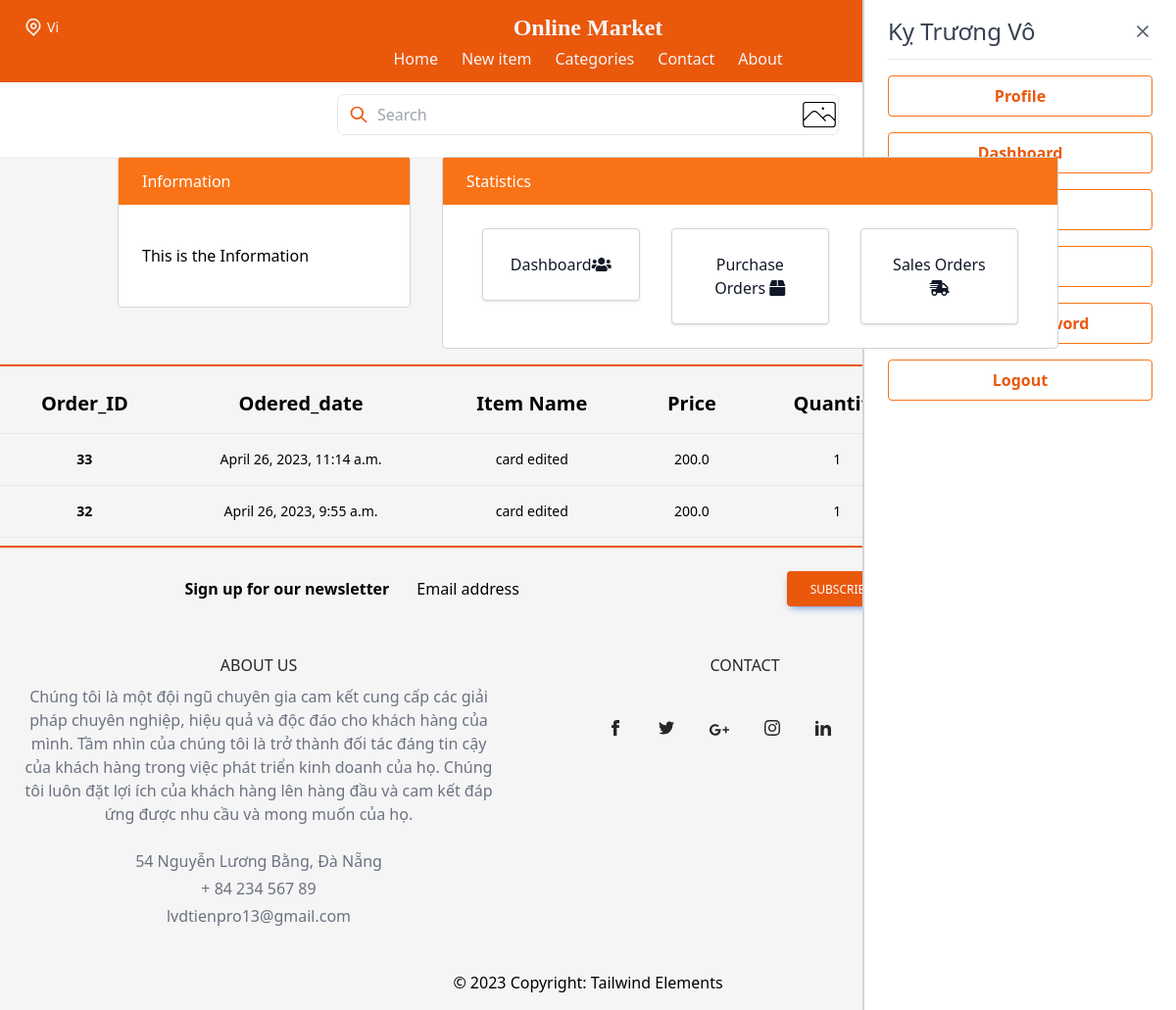
Page /dashboard/sales_orders/ (signed in) on the earlier database version.
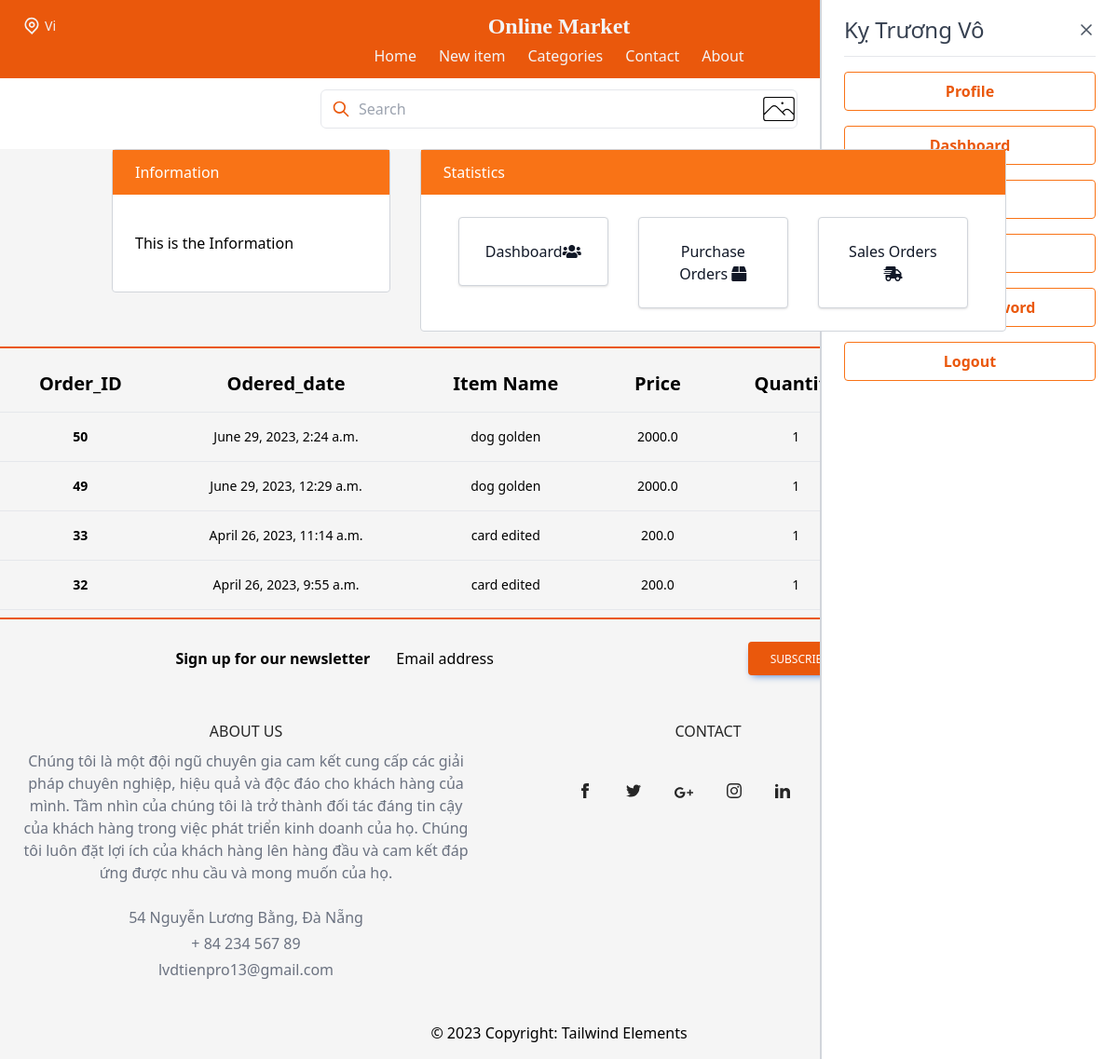
Same page on the later database version.
### item/models.py (models this page shows, shortened)
class OrderItem(models.Model):
    user = models.ForeignKey(User,
                             on_delete=models.CASCADE)
    ordered = models.BooleanField(default=False)
    item = models.ForeignKey(Item, on_delete=models.CASCADE)
    quantity = models.IntegerField(default=1)
    rated = models.BooleanField(default=False)
    def get_total_item_price(self):
        return self.quantity * self.item.price

class Order(models.Model):
    user = models.ForeignKey(User, related_name='orders', on_delete=models.CASCADE)
    items = models.ManyToManyField(OrderItem)
    start_date = models.DateTimeField(auto_now_add=True)
    ordered_date = models.DateTimeField(auto_now=True)
    ordered = models.BooleanField(default=False)
    shipping_address = models.ForeignKey(ShippingAddress, related_name='shipping_address', on_delete=models.SET_NULL, blank=True, null=True)
    coupon = models.ForeignKey(
        'Coupon', on_delete=models.SET_NULL, blank=True, null=True)
    def __init__(self, *args, **kwargs):
        ordered_date = kwargs.pop('ordered_date', None)
        super().__init__(*args, **kwargs)
        self.ordered_date = ordered_date
        self.save()

class Item(models.Model):
    category = models.ForeignKey(Category, related_name='items', on_delete=models.CASCADE)
    name = models.CharField(max_length=255)
    description = models.TextField(blank=True, null=True)
    price = models.FloatField()
    discount_price = models.FloatField(blank=True, null=True)
    image = models.ImageField(upload_to='item_images', blank=True, null=True)
    is_sold = models.BooleanField(default=False)
    average_rating = models.DecimalField(max_digits=3, decimal_places=2, default=0)
    created_by = models.ForeignKey(User, related_name='items', on_delete=models.CASCADE)
    created_at = models.DateTimeField(auto_now_add=True)

### dashboard/views.py (the view)
# urls.py: path('sales_orders/', views.sales_orders, name='sales_orders'),
@login_required
def sales_orders(request):
    sales_orders = OrderItem.objects.filter(ordered=True, item__created_by=request.user).order_by('-id')
    context = {
        'sales_orders':sales_orders,
    }
    return render(request, 'dashboard/sales_orders.html', context)

### dashboard/templates/dashboard/sales_orders.html (shortened to what this page needs)
{% extends 'core/base.html' %}
{% block content %}
{% include 'dashboard/topside.html' %}
<div class="flex flex-col overflow-x-auto  border-t-2 border-orange-600 mt-4">
    <div class="sm:-mx-6 lg:-mx-8">
      <div class="inline-block min-w-full py-2 sm:px-6 lg:px-8">
        <div class="overflow-x-auto">
          <table class="min-w-full text-center text-sm font-light">
            <thead class="border-b font-medium dark:border-neutral-500">
              <tr>
                <th scope="col" class="px-6 py-4 text-xl">Order_ID</th>
                <th scope="col" class="px-6 py-4 text-xl">Odered_date</th>
                <th scope="col" class="px-6 py-4 text-xl">Item Name</th>
                <th scope="col" class="px-6 py-4 text-xl">Price</th>
                <th scope="col" class="px-6 py-4 text-xl">Quantity</th>
                <th scope="col" class="px-6 py-4 text-xl">Total Item Price</th>
              </tr>
            </thead>
            <tbody>
                {% for order_item in sales_orders %}
                    <tr class="border-b dark:border-neutral-500">
                        <td class="whitespace-nowrap px-6 py-4 font-bold">{{order_item.order_set.first.pk}}</td>
                        <td class="whitespace-nowrap px-6 py-4">{{order_item.order_set.first.start_date}}</td>
                        <td class="whitespace-nowrap px-6 py-4">{{order_item.item.name}}</td>
                        <td class="whitespace-nowrap px-6 py-4">{{order_item.item.price}}</td>
                        <td class="whitespace-nowrap px-6 py-4">
                            {{order_item.quantity}}
                        </td>
                        <td class="whitespace-nowrap px-6 py-4">
                        </td>
                    </tr>
                    {% empty %}
                    <tr>
                        <td colspan='5'>Your cart is empty</td>
                    </tr>
                {% endfor %}
            </tbody>
          </table>
        </div>
      </div>
    </div>
  </div>
{% endblock content %}

### core/templates/core/base.html (shortened to what this page needs)
<!DOCTYPE html>
<html lang="en">
<head>
    <script src="https://cdn.tailwindcss.com" ></script>
      <link
        rel="stylesheet"
        href="https://cdn.jsdelivr.net/npm/tw-elements/dist/css/index.min.css" />
      <script src="https://cdn.tailwindcss.com/3.2.4"></script>
</head>
<body>
<div x-data="{ cartOpen: false , isOpen: false }" class="bg-neutral-100">
    <header class ="fixed top-0 left-0 w-full">
        <div class="container-fluid mx-auto px-6 py-3 bg-orange-600">
            <div class="flex items-center justify-between">
                <div class="hidden w-full text-gray-100 md:flex md:items-center">
                    <span class="mx-1 text-sm">Vi</span>
                </div>
                <div class="w-full text-gray-100 md:text-center text-2xl font-semibold font-serif">
                    Online Market
                </div>
                <div class="flex items-center justify-end w-full">
                    <a href="{%url 'item:order-summary'%}" class="text-neutral-100 hover:text-orange-200 focus:text-orange-200 mx-4 sm:mx-2">
                      <div class="relative">
                        <span class="absolute top-0 right-0 bg-red-700 rounded-full py-21 px-21 text-xs text-white font-medium">{{ cart_item_count }}</span>
                      </div>
                    </a>
                    <a class="mr-4 text-neutral-100 hover:text-orange-200 focus:text-orange-200 disabled:text-black/30 dark:text-neutral-200 dark:hover:text-neutral-300 dark:focus:text-neutral-300 [&.active]:text-black/90 dark:[&.active]:text-neutral-400"
                        href="{% url 'conversation:inbox1' %}">
                        <span class="[&>svg]:w-5">
                        </span>
                    </a>
                    <button @click="cartOpen = !cartOpen" class="text-neutral-100 hover:text-orange-200 focus:text-orange-200 mx-4 sm:mx-0">
                    </button>
                </div>
            </div>
            <nav :class="isOpen ? '' : 'hidden'" class="sm:flex sm:justify-center sm:items-center mt-1">
                <div class="flex flex-col sm:flex-row">
                    <a class="mt-3 text-gray-100 hover:underline sm:mx-3 sm:mt-0" href="{%url 'core:index'%}">Home</a>
                    <a class="mt-3 text-gray-100 hover:underline sm:mx-3 sm:mt-0" href="{% url 'item:new'%}">New item</a>
                    <a class="mt-3 text-gray-100 hover:underline sm:mx-3 sm:mt-0" href="#">Categories</a>
                    <button onclick="scrollToFooter()" class="mt-3 text-gray-100 hover:underline sm:mx-3 sm:mt-0">Contact</button>
                    <button onclick="scrollToFooter()" class="mt-3 text-gray-100 hover:underline sm:mx-3 sm:mt-0">About</button>
                </div>
            </nav>
        </div>
        <div class="relative mt-3 mb-4 max-w-lg mx-auto">
          <span class="absolute inset-y-0 left-0 pl-3 flex items-center">
              <svg class="h-5 w-5 text-orange-600" viewBox="0 0 24 24" fill="none">
                  <path d="M21 21L15 15M17 10C17 13.866 13.866 17 10 17C6.13401 17 3 13.866 3 10C3 6.13401 6.13401 3 10 3C13.866 3 17 6.13401 17 10Z" stroke="currentColor" stroke-width="2" stroke-linecap="round" stroke-linejoin="round"/>
              </svg>
          </span>
          <form method='get' action="{% url 'item:items' %}">
              <input class="w-full border rounded-md pl-10 pr-4 py-2 focus:border-orange-600 focus:outline-none focus:shadow-outline"
              type="search"
              placeholder="Search"
              aria-label="Search"
              aria-describedby="button-addon1"
              name="query"
              value="{{query}}"
              />
            </form>
            <span class="absolute inset-y-0 right-0 pl-3 flex items-center">
              <a href="{%url 'searchbyimage:search_item'%}">
              </a>
            </span>
          </div>
          {% if request.user.is_authenticated %}
      <div :class="cartOpen ? 'translate-x-0 ease-out' : 'translate-x-full ease-in'" class="fixed right-0 top-0 max-w-xs w-full h-full px-6 py-4 transition duration-300 transform overflow-y-auto bg-white border-l-2 border-gray-300">
        <div class="flex items-center justify-between">
            <h3 class="text-2xl font-medium text-gray-700">{{request.user.first_name}} {{request.user.last_name}}</h3>
            <button @click="cartOpen = !cartOpen" class="text-gray-600 focus:outline-none">
                <svg class="h-5 w-5" fill="none" stroke-linecap="round" stroke-linejoin="round" stroke-width="2" viewBox="0 0 24 24" stroke="currentColor"><path d="M6 18L18 6M6 6l12 12"></path></svg>
            </button>
        </div>
        <hr class="my-3">
        <div class="flex justify-between mt-4">
          <a href="{% url 'core:profile' request.user.username %}" class="w-full text-center bg-transparent hover:bg-orange-600 text-orange-600 font-semibold hover:text-white py-2 px-4 border border-orange-500 hover:border-transparent rounded">
            Profile
          </a>
        </div>
        <div class="flex justify-between mt-4">
          <a href="{% url 'dashboard:index'%}" class="w-full text-center bg-transparent hover:bg-orange-600 text-orange-600 font-semibold hover:text-white py-2 px-4 border border-orange-500 hover:border-transparent rounded">
            Dashboard
          </a>
        </div>
        <div class="flex justify-between mt-4">
          <a href="{% url 'rating:index'%}?rated_type=0" class="w-full text-center bg-transparent hover:bg-orange-600 text-orange-600 font-semibold hover:text-white py-2 px-4 border border-orange-500 hover:border-transparent rounded">
          </a>
        </div>
        <div class="flex justify-between mt-4">
          <a href="{%url 'core:settings'%}" class="w-full text-center bg-transparent hover:bg-orange-600 text-orange-600 font-semibold hover:text-white py-2 px-4 border border-orange-500 hover:border-transparent rounded">
          </a>
        </div>
        <div class="flex justify-between mt-4">
          <a href="{%url 'core:change_password'%}" class="w-full text-center bg-transparent hover:bg-orange-600 text-orange-600 font-semibold hover:text-white py-2 px-4 border border-orange-500 hover:border-transparent rounded">
          </a>
        </div>
        <div class="flex justify-between mt-4">
          <a href="{% url 'core:logout'%}" class="w-full text-center bg-transparent hover:bg-red-500 text-orange-600 font-semibold hover:text-white py-2 px-4 border border-orange-500 hover:border-transparent rounded">
            Logout
          </a>
        </div>
    </div>
    {% endif %}
    </header>
      <div class="px-0 py-0">
         {% block content %}
         {% endblock  %}
      </div>
      <footer id="footer" class="bg-secondary-100 text-center dark:bg-secondary-600 border-t-2 border-orange-600 ">
        <div class="px-6 pt-6">
          <form action="">
            <div
              class="gird-cols-1 grid items-center justify-center gap-4 md:grid-cols-3">
              <div class="md:ml-auto md:mb-6">
                <p class="text-secondary-800 dark:text-secondary-200">
                  <strong>Sign up for our newsletter</strong>
                </p>
              </div>
              <div class="relative md:mb-6" data-te-input-wrapper-init>
                <input
                  type="text"
                  class="peer block min-h-[auto] w-full rounded border-0 bg-transparent py-[0.32rem] px-3 leading-[1.6] outline-none transition-all duration-200 ease-linear focus:placeholder:opacity-100 data-[te-input-state-active]:placeholder:opacity-100 motion-reduce:transition-none dark:placeholder:text-secondary-200 [&:not([data-te-input-placeholder-active])]:placeholder:opacity-0"
                  id="exampleFormControlInput1"
                  placeholder="Email address" />
                <label
                  for="exampleFormControlInput1"
                  class="pointer-events-none absolute top-0 left-3 mb-0 max-w-[90%] origin-[0_0] truncate pt-[0.37rem] leading-[1.6] text-secondary-500 transition-all duration-200 ease-out peer-focus:-translate-y-[0.9rem] peer-focus:scale-[0.8] peer-focus:text-blue-600 peer-data-[te-input-state-active]:-translate-y-[0.9rem] peer-data-[te-input-state-active]:scale-[0.8] motion-reduce:transition-none dark:text-secondary-200 dark:peer-focus:text-secondary-200"
                  >Email address
                </label>
              </div>
              <div class="mb-6 md:mr-auto">
                <button
                  type="button"
                  class="inline-block rounded bg-orange-600 px-6 pt-2.5 pb-2 text-xs font-medium uppercase leading-normal text-white shadow-[0_4px_9px_-4px_#3b71ca] transition duration-150 ease-in-out hover:bg-orange-700 hover:shadow-[0_8px_9px_-4px_rgba(59,113,202,0.3),0_4px_18px_0_rgba(59,113,202,0.2)] focus:bg-orange-700 focus:shadow-[0_8px_9px_-4px_rgba(59,113,202,0.3),0_4px_18px_0_rgba(59,113,202,0.2)] focus:outline-none focus:ring-0 active:bg-orange-800 active:shadow-[0_8px_9px_-4px_rgba(59,113,202,0.3),0_4px_18px_0_rgba(59,113,202,0.2)]"
                  data-te-ripple-init
                  data-te-ripple-color="light">
                  Subscribe
                </button>
              </div>
            </div>
          </form>
        </div>
            <div class="container p-6 text-neutral-800 dark:text-neutral-200">
            <div class="grid gap-4 lg:grid-cols-2">
                <div class="mb-6 md:mb-0">
                    <h5 class="mb-2 font-medium uppercase">About Us</h5>
                    <p class="text-gray-500 mb-6">
                        Chúng tôi là một đội ngũ chuyên gia cam kết cung cấp các giải pháp chuyên nghiệp,
                         hiệu quả và độc đáo cho khách hàng của mình. Tầm nhìn của chúng tôi là trở thành
                          đối tác đáng tin cậy của khách hàng trong việc phát triển kinh doanh của họ.
                           Chúng tôi luôn đặt lợi ích của khách hàng lên hàng đầu và cam kết đáp ứng được
                            nhu cầu và mong muốn của họ.
                      </p>
                      <p class="text-gray-500 mb-1">54 Nguyễn Lương Bằng, Đà Nẵng</p>
                      <p class="text-gray-500 mb-1">+ 84 234 567 89</p>
                      <p class="text-gray-500 mb-1">lvdtienpro13@gmail.com</p>
                  </div>
                <div class="mb-6 md:mb-0">
                    <h5 class="mb-2 font-medium uppercase">Contact</h5>
                    <div class="container pt-9">
                        <div class="mb-9 flex justify-center">
                          <a href="#!" class="mr-9 text-neutral-800 dark:text-neutral-200">
                            <svg
                              xmlns="http://www.w3.org/2000/svg"
                              class="h-4 w-4"
                              fill="currentColor"
                              viewBox="0 0 24 24">
                              <path
                                d="M9 8h-3v4h3v12h5v-12h3.642l.358-4h-4v-1.667c0-.955.192-1.333 1.115-1.333h2.885v-5h-3.808c-3.596 0-5.192 1.583-5.192 4.615v3.385z" />
                            </svg>
                          </a>
                          <a href="#!" class="mr-9 text-neutral-800 dark:text-neutral-200">
                          </a>
                          <a href="#!" class="mr-9 text-neutral-800 dark:text-neutral-200">
                          </a>
                          <a href="#!" class="mr-9 text-neutral-800 dark:text-neutral-200">
                          </a>
                          <a href="#!" class="mr-9 text-neutral-800 dark:text-neutral-200">
                          </a>
                          <a href="#!" class="text-neutral-800 dark:text-neutral-200">
                          </a>
                        </div>
                      </div>
                  </div>
            </div>
          </div>
          <div
          class="bg-secondary-200 p-4 text-center text-secondary-700 dark:bg-secondary-700 dark:text-secondary-200">
          © 2023 Copyright:
          <a
            class="text-secondary-800 dark:text-secondary-400"
            href="https://tailwind-elements.com/"
            >Tailwind Elements</a
          >
        </div>
      </footer>
</div>
</body>
</html>

Differences in the rows shown:
added OrderItem: order_set.first.pk "50", order_set.first.start_date "June 29, 2023, 2:24 a.m.", item.name "dog golden", item.price "2000.0", quantity "1"
added OrderItem: order_set.first.pk "49", order_set.first.start_date "June 29, 2023, 12:29 a.m.", item.name "dog golden", item.price "2000.0", quantity "1"
